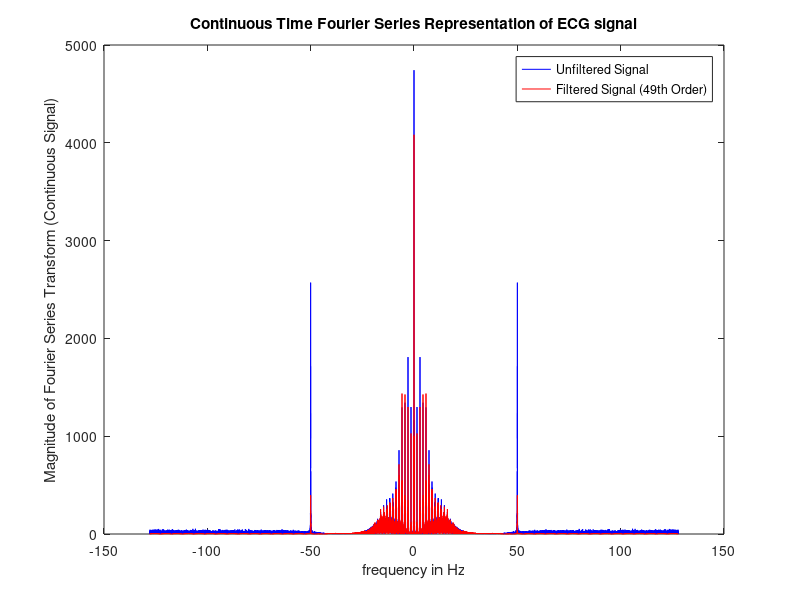
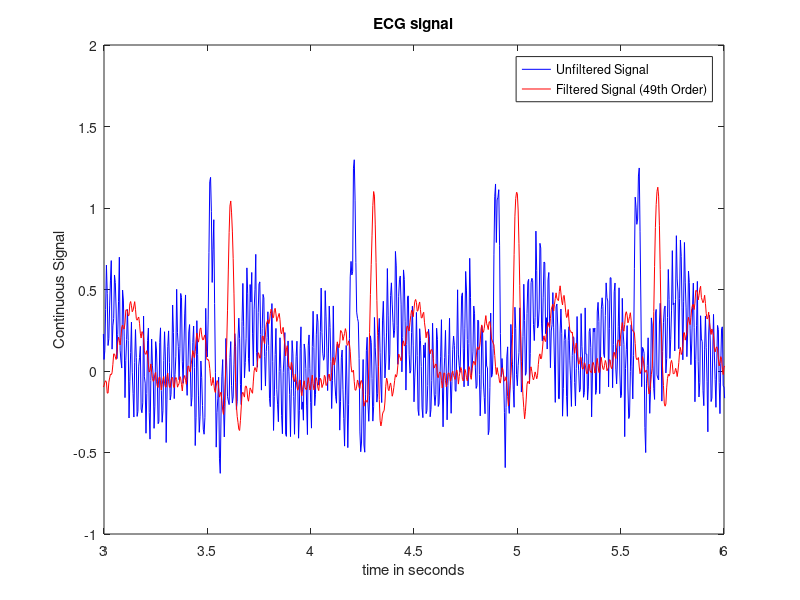
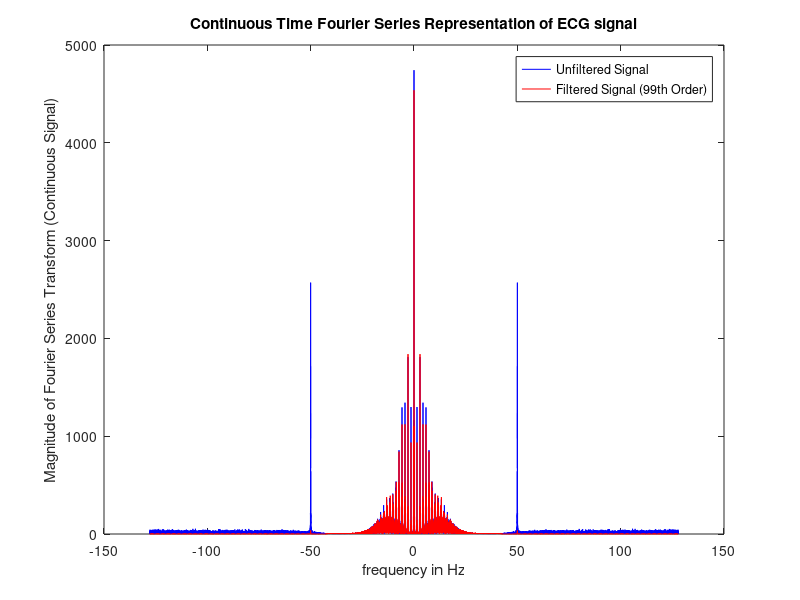
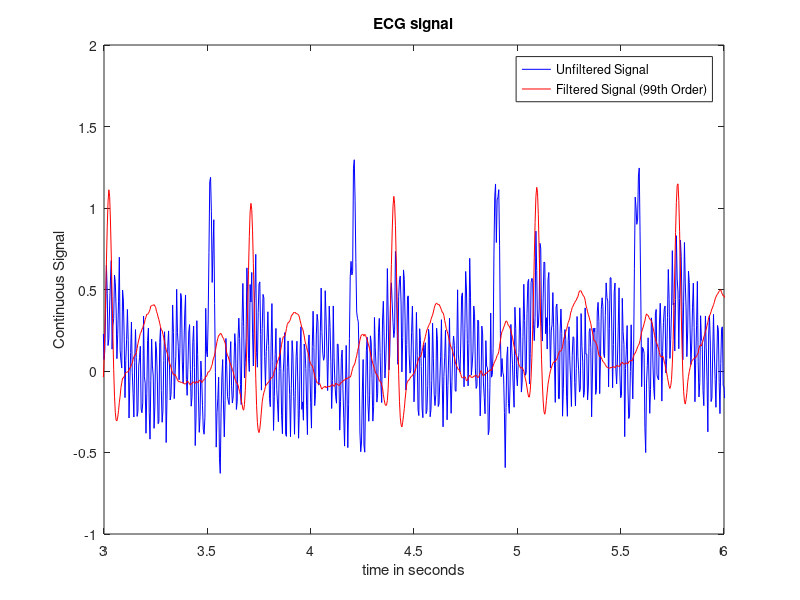

Here is the MATLAB script that generated these plots, in order:
% Written by Tan Jin Chun
% Last Modified : 2/9/2021
% Lab04T04

clear all;close all;clc

% Question 1
% Loading in the signal
load ECG.mat;

% Designing low-pass filter to remove any high frequency noise above 40Hz
% Initialising the variable
% Lengths of the filters
L1 = 50;
L2 = 100;
L3 = 200;
Fs = 256;

% Getting the order of the signal
O1 = L1-1;
O2 = L2-1;
O3 = L3-1;
Order = [O1 O2 O3];

% Designing the low-pass filters
Hz = [40 43];

% Omega in terms of pi
w = 2 * Hz / Fs;

% Question 2(a)
% Designing my high pass fitler using the firpm function
% Using a for loop to plot all 6 plots
for i = 1:length(Order)
    
    h = firpm(Order(i), [0, w, 1], [1,1,0,0]);

    %% Question 2
    % String for the legend
    str = sprintf("Filtered Signal (%dth Order)", Order(i));
    
    % Applying the filter using the conv function
    y2 = conv(ECG, h);

    % Question 2(b)
    % Plotting the signal in the frequency domain before and after filtering
    % Updated Omega value
    % Initialising the variable
    % Getting the length of the signal
    N = length(ECG);

    % Computing the discrete time Fourier Series Coefficient
    % Use the fft() function
    X = fft(ECG);

    % Getting the value of omega
    omega = (-floor(N/2):(N-1-floor(N/2)))*(Fs/N);

    % New figure
    figure;
    plot(omega, fftshift(abs(X)),'b');
    title("Continuous Time Fourier Series Representation of ECG signal");
    xlabel("frequency in Hz");
    ylabel("Magnitude of Fourier Series Transform (Continuous Signal)");

    % Initialising the variable for filtered signal
    N2 = length(y2);
    X2 = fft(y2);

    omega2 = (-floor(N2/2):(N2-1-floor(N2/2)))*(Fs/N2);

    % Plotting the filtered signal
    hold on
    plot(omega2, fftshift(abs(X2)),'r');
    legend("Unfiltered Signal", str);
    hold off

    %% Question 2(c)


    %% Question 2(d)
    % Plotting the signal in the time domain that shows the signal well
    % Getting the time domain
    t = (0:length(ECG)-1) / Fs;

    % Plotting the signal
    figure;
    plot(t, ECG, 'b');

    % Setting the xlimit from 0 to 3 seconds
    xlim([3 6]);

    % Setting the labelling
    xlabel("time in seconds");
    ylabel("Continuous Signal");
    title("ECG signal");

    % Plotting the filtered signal in the time domain
    t2 = (0:length(y2)-1) / Fs;
    hold on
    plot(t2, y2, 'r');
    legend("Unfiltered Signal", str);
    hold off
end

%% Question 2(e)

